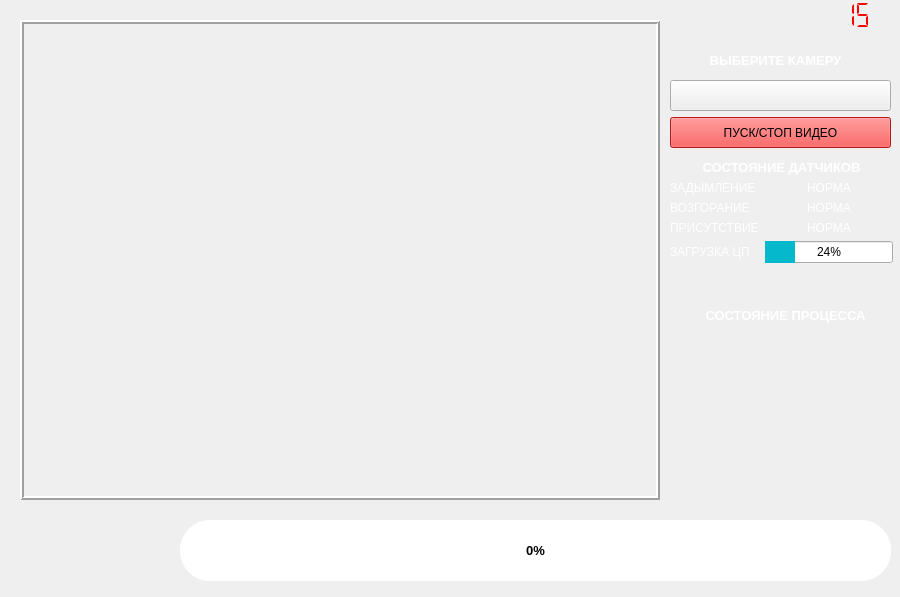
<?xml version="1.0" encoding="UTF-8"?>
<ui version="4.0">
 <class>MainScreen</class>
 <widget class="QMainWindow" name="MainScreen">
  <property name="windowModality">
   <enum>Qt::NonModal</enum>
  </property>
  <property name="geometry">
   <rect>
    <x>0</x>
    <y>0</y>
    <width>900</width>
    <height>597</height>
   </rect>
  </property>
  <property name="sizePolicy">
   <sizepolicy hsizetype="Fixed" vsizetype="Fixed">
    <horstretch>0</horstretch>
    <verstretch>0</verstretch>
   </sizepolicy>
  </property>
  <property name="contextMenuPolicy">
   <enum>Qt::NoContextMenu</enum>
  </property>
  <property name="windowTitle">
   <string>Process Monitor</string>
  </property>
  <property name="windowIcon">
   <iconset resource="images.qrc">
    <normaloff>:/icons/icon.png</normaloff>:/icons/icon.png</iconset>
  </property>
  <property name="windowOpacity">
   <double>1.000000000000000</double>
  </property>
  <property name="autoFillBackground">
   <bool>true</bool>
  </property>
  <property name="styleSheet">
   <string notr="true"/>
  </property>
  <property name="toolButtonStyle">
   <enum>Qt::ToolButtonIconOnly</enum>
  </property>
  <property name="animated">
   <bool>false</bool>
  </property>
  <property name="dockNestingEnabled">
   <bool>false</bool>
  </property>
  <property name="unifiedTitleAndToolBarOnMac">
   <bool>false</bool>
  </property>
  <widget class="QWidget" name="centralwidget">
   <widget class="QLabel" name="vidCapture">
    <property name="geometry">
     <rect>
      <x>20</x>
      <y>20</y>
      <width>640</width>
      <height>480</height>
     </rect>
    </property>
    <property name="sizePolicy">
     <sizepolicy hsizetype="Fixed" vsizetype="Fixed">
      <horstretch>0</horstretch>
      <verstretch>0</verstretch>
     </sizepolicy>
    </property>
    <property name="styleSheet">
     <string notr="true"/>
    </property>
    <property name="frameShape">
     <enum>QFrame::Box</enum>
    </property>
    <property name="frameShadow">
     <enum>QFrame::Raised</enum>
    </property>
    <property name="lineWidth">
     <number>2</number>
    </property>
    <property name="text">
     <string/>
    </property>
   </widget>
   <widget class="QComboBox" name="cameras">
    <property name="geometry">
     <rect>
      <x>670</x>
      <y>80</y>
      <width>221</width>
      <height>31</height>
     </rect>
    </property>
    <property name="styleSheet">
     <string notr="true">QComboBox::drop-down 
{
    width: 0px;
    height: 0px;
    border: 0px;
}

QComboBox QAbstractItemView {
  color: rgb(85, 170, 255);	
  background-color: #373e4e;
  padding: 10px;
  selection-background-color: rgb(39, 44, 54);
}</string>
    </property>
    <property name="frame">
     <bool>true</bool>
    </property>
   </widget>
   <widget class="QLabel" name="label">
    <property name="geometry">
     <rect>
      <x>670</x>
      <y>40</y>
      <width>211</width>
      <height>41</height>
     </rect>
    </property>
    <property name="font">
     <font>
      <family>Segoe UI</family>
      <pointsize>10</pointsize>
      <weight>75</weight>
      <bold>true</bold>
     </font>
    </property>
    <property name="autoFillBackground">
     <bool>false</bool>
    </property>
    <property name="styleSheet">
     <string notr="true">color: rgb(255, 255, 255);</string>
    </property>
    <property name="text">
     <string>&lt;html&gt;&lt;head/&gt;&lt;body&gt;&lt;p align=&quot;center&quot;&gt;ВЫБЕРИТЕ КАМЕРУ&lt;/p&gt;&lt;/body&gt;&lt;/html&gt;</string>
    </property>
    <property name="textFormat">
     <enum>Qt::RichText</enum>
    </property>
    <property name="alignment">
     <set>Qt::AlignCenter</set>
    </property>
    <property name="wordWrap">
     <bool>false</bool>
    </property>
   </widget>
   <widget class="QTextBrowser" name="textBrowser">
    <property name="geometry">
     <rect>
      <x>670</x>
      <y>330</y>
      <width>221</width>
      <height>161</height>
     </rect>
    </property>
    <property name="font">
     <font>
      <family>Segoe UI</family>
      <italic>true</italic>
      <stylestrategy>PreferAntialias</stylestrategy>
     </font>
    </property>
    <property name="styleSheet">
     <string notr="true">background-color: rgba(255, 255, 255, 0);
color: rgb(255, 255, 255);</string>
    </property>
    <property name="frameShape">
     <enum>QFrame::NoFrame</enum>
    </property>
    <property name="frameShadow">
     <enum>QFrame::Raised</enum>
    </property>
   </widget>
   <widget class="QLCDNumber" name="lcdNumber">
    <property name="geometry">
     <rect>
      <x>770</x>
      <y>0</y>
      <width>131</width>
      <height>31</height>
     </rect>
    </property>
    <property name="styleSheet">
     <string notr="true">color: rgb(255, 0, 0);
</string>
    </property>
    <property name="frameShape">
     <enum>QFrame::NoFrame</enum>
    </property>
    <property name="segmentStyle">
     <enum>QLCDNumber::Flat</enum>
    </property>
    <property name="intValue" stdset="0">
     <number>15</number>
    </property>
   </widget>
   <widget class="QPushButton" name="stopProcess">
    <property name="geometry">
     <rect>
      <x>100</x>
      <y>520</y>
      <width>64</width>
      <height>60</height>
     </rect>
    </property>
    <property name="autoFillBackground">
     <bool>false</bool>
    </property>
    <property name="styleSheet">
     <string notr="true"/>
    </property>
    <property name="text">
     <string/>
    </property>
    <property name="icon">
     <iconset resource="images.qrc">
      <normaloff>:/icons/stop.png</normaloff>:/icons/stop.png</iconset>
    </property>
    <property name="iconSize">
     <size>
      <width>51</width>
      <height>51</height>
     </size>
    </property>
    <property name="default">
     <bool>false</bool>
    </property>
    <property name="flat">
     <bool>true</bool>
    </property>
    <attribute name="buttonGroup">
     <string notr="true">buttonGroup</string>
    </attribute>
   </widget>
   <widget class="QPushButton" name="startProcess">
    <property name="geometry">
     <rect>
      <x>20</x>
      <y>520</y>
      <width>64</width>
      <height>60</height>
     </rect>
    </property>
    <property name="autoFillBackground">
     <bool>false</bool>
    </property>
    <property name="styleSheet">
     <string notr="true"/>
    </property>
    <property name="text">
     <string/>
    </property>
    <property name="icon">
     <iconset>
      <normaloff>start.png</normaloff>start.png</iconset>
    </property>
    <property name="iconSize">
     <size>
      <width>51</width>
      <height>51</height>
     </size>
    </property>
    <property name="default">
     <bool>false</bool>
    </property>
    <property name="flat">
     <bool>true</bool>
    </property>
    <attribute name="buttonGroup">
     <string notr="true">buttonGroup</string>
    </attribute>
   </widget>
   <widget class="QProgressBar" name="processProgress">
    <property name="geometry">
     <rect>
      <x>180</x>
      <y>520</y>
      <width>711</width>
      <height>61</height>
     </rect>
    </property>
    <property name="font">
     <font>
      <family>Segoe UI</family>
      <pointsize>10</pointsize>
      <weight>75</weight>
      <bold>true</bold>
     </font>
    </property>
    <property name="styleSheet">
     <string notr="true">QProgressBar
{
border: solid grey;
border-radius: 30px;
color: black;
}
QProgressBar::chunk 
{
background-color: #05B8CC;
border-radius :30px;
} </string>
    </property>
    <property name="value">
     <number>0</number>
    </property>
    <property name="alignment">
     <set>Qt::AlignCenter</set>
    </property>
    <property name="textVisible">
     <bool>true</bool>
    </property>
   </widget>
   <widget class="QPushButton" name="startVideo">
    <property name="geometry">
     <rect>
      <x>670</x>
      <y>117</y>
      <width>221</width>
      <height>31</height>
     </rect>
    </property>
    <property name="styleSheet">
     <string notr="true">color: rgb(0, 0, 0);
background-color: rgb(255, 32, 32);
</string>
    </property>
    <property name="text">
     <string>ПУСК/СТОП ВИДЕО</string>
    </property>
    <property name="flat">
     <bool>false</bool>
    </property>
   </widget>
   <widget class="QWidget" name="formLayoutWidget">
    <property name="geometry">
     <rect>
      <x>670</x>
      <y>160</y>
      <width>223</width>
      <height>131</height>
     </rect>
    </property>
    <layout class="QFormLayout" name="formLayout">
     <item row="0" column="0" colspan="2">
      <widget class="QLabel" name="label_8">
       <property name="styleSheet">
        <string notr="true">color: rgb(255, 255, 255);</string>
       </property>
       <property name="text">
        <string>&lt;html&gt;&lt;head/&gt;&lt;body&gt;&lt;p&gt;&lt;span style=&quot; font-size:10pt; font-weight:600;&quot;&gt;СОСТОЯНИЕ ДАТЧИКОВ&lt;/span&gt;&lt;/p&gt;&lt;/body&gt;&lt;/html&gt;</string>
       </property>
       <property name="alignment">
        <set>Qt::AlignCenter</set>
       </property>
      </widget>
     </item>
     <item row="1" column="0">
      <widget class="QLabel" name="label_2">
       <property name="styleSheet">
        <string notr="true">color: rgb(255, 255, 255);</string>
       </property>
       <property name="text">
        <string>&lt;html&gt;&lt;head/&gt;&lt;body&gt;&lt;p&gt;&lt;span style=&quot; font-size:9pt;&quot;&gt;ЗАДЫМЛЕНИЕ&lt;/span&gt;&lt;/p&gt;&lt;/body&gt;&lt;/html&gt;</string>
       </property>
      </widget>
     </item>
     <item row="1" column="1">
      <widget class="QLabel" name="smoke">
       <property name="styleSheet">
        <string notr="true">color: rgb(255, 255, 255);</string>
       </property>
       <property name="text">
        <string>&lt;html&gt;&lt;head/&gt;&lt;body&gt;&lt;p&gt;&lt;span style=&quot; font-size:9pt;&quot;&gt;НОРМА&lt;/span&gt;&lt;/p&gt;&lt;/body&gt;&lt;/html&gt;</string>
       </property>
       <property name="alignment">
        <set>Qt::AlignCenter</set>
       </property>
      </widget>
     </item>
     <item row="2" column="0">
      <widget class="QLabel" name="label_4">
       <property name="styleSheet">
        <string notr="true">color: rgb(255, 255, 255);</string>
       </property>
       <property name="text">
        <string>&lt;html&gt;&lt;head/&gt;&lt;body&gt;&lt;p&gt;&lt;span style=&quot; font-size:9pt;&quot;&gt;ВОЗГОРАНИЕ&lt;/span&gt;&lt;/p&gt;&lt;/body&gt;&lt;/html&gt;</string>
       </property>
      </widget>
     </item>
     <item row="2" column="1">
      <widget class="QLabel" name="flame">
       <property name="styleSheet">
        <string notr="true">color: rgb(255, 255, 255);</string>
       </property>
       <property name="text">
        <string>&lt;html&gt;&lt;head/&gt;&lt;body&gt;&lt;p&gt;&lt;span style=&quot; font-size:9pt;&quot;&gt;НОРМА&lt;/span&gt;&lt;/p&gt;&lt;/body&gt;&lt;/html&gt;</string>
       </property>
       <property name="alignment">
        <set>Qt::AlignCenter</set>
       </property>
      </widget>
     </item>
     <item row="3" column="0">
      <widget class="QLabel" name="label_6">
       <property name="styleSheet">
        <string notr="true">color: rgb(255, 255, 255);</string>
       </property>
       <property name="text">
        <string>&lt;html&gt;&lt;head/&gt;&lt;body&gt;&lt;p&gt;&lt;span style=&quot; font-size:9pt;&quot;&gt;ПРИСУТСТВИЕ&lt;/span&gt;&lt;/p&gt;&lt;/body&gt;&lt;/html&gt;</string>
       </property>
      </widget>
     </item>
     <item row="3" column="1">
      <widget class="QLabel" name="motion">
       <property name="styleSheet">
        <string notr="true">color: rgb(255, 255, 255);</string>
       </property>
       <property name="text">
        <string>&lt;html&gt;&lt;head/&gt;&lt;body&gt;&lt;p&gt;&lt;span style=&quot; font-size:9pt;&quot;&gt;НОРМА&lt;/span&gt;&lt;/p&gt;&lt;/body&gt;&lt;/html&gt;</string>
       </property>
       <property name="alignment">
        <set>Qt::AlignCenter</set>
       </property>
      </widget>
     </item>
     <item row="4" column="0">
      <widget class="QLabel" name="label_12">
       <property name="styleSheet">
        <string notr="true">color: rgb(255, 255, 255);</string>
       </property>
       <property name="text">
        <string>&lt;html&gt;&lt;head/&gt;&lt;body&gt;&lt;p&gt;&lt;span style=&quot; font-size:9pt;&quot;&gt;ЗАГРУЗКА ЦП&lt;/span&gt;&lt;/p&gt;&lt;/body&gt;&lt;/html&gt;</string>
       </property>
      </widget>
     </item>
     <item row="4" column="1">
      <widget class="QProgressBar" name="cpuLoad">
       <property name="font">
        <font>
         <family>Segoe UI</family>
        </font>
       </property>
       <property name="styleSheet">
        <string notr="true">QProgressBar
{
color: black;
}
QProgressBar::chunk 
{
background-color: #05B8CC;
} </string>
       </property>
       <property name="value">
        <number>24</number>
       </property>
       <property name="alignment">
        <set>Qt::AlignCenter</set>
       </property>
       <property name="textVisible">
        <bool>true</bool>
       </property>
       <property name="format">
        <string>%p%</string>
       </property>
      </widget>
     </item>
    </layout>
   </widget>
   <widget class="QLabel" name="label_9">
    <property name="geometry">
     <rect>
      <x>0</x>
      <y>0</y>
      <width>901</width>
      <height>601</height>
     </rect>
    </property>
    <property name="styleSheet">
     <string notr="true">background-image: url(:/bgs/Backg.jpg);</string>
    </property>
    <property name="text">
     <string/>
    </property>
   </widget>
   <widget class="QLabel" name="label_10">
    <property name="geometry">
     <rect>
      <x>680</x>
      <y>300</y>
      <width>211</width>
      <height>31</height>
     </rect>
    </property>
    <property name="font">
     <font>
      <family>Segoe UI</family>
      <pointsize>10</pointsize>
      <weight>75</weight>
      <bold>true</bold>
     </font>
    </property>
    <property name="styleSheet">
     <string notr="true">color: rgb(255, 255, 255);</string>
    </property>
    <property name="text">
     <string>СОСТОЯНИЕ ПРОЦЕССА</string>
    </property>
    <property name="alignment">
     <set>Qt::AlignCenter</set>
    </property>
   </widget>
   <zorder>label_9</zorder>
   <zorder>vidCapture</zorder>
   <zorder>cameras</zorder>
   <zorder>label</zorder>
   <zorder>textBrowser</zorder>
   <zorder>lcdNumber</zorder>
   <zorder>stopProcess</zorder>
   <zorder>startProcess</zorder>
   <zorder>processProgress</zorder>
   <zorder>startVideo</zorder>
   <zorder>formLayoutWidget</zorder>
   <zorder>label_10</zorder>
  </widget>
 </widget>
 <resources>
  <include location="images.qrc"/>
  <include location="backgrounds.qrc"/>
 </resources>
 <connections/>
 <buttongroups>
  <buttongroup name="buttonGroup"/>
 </buttongroups>
</ui>
